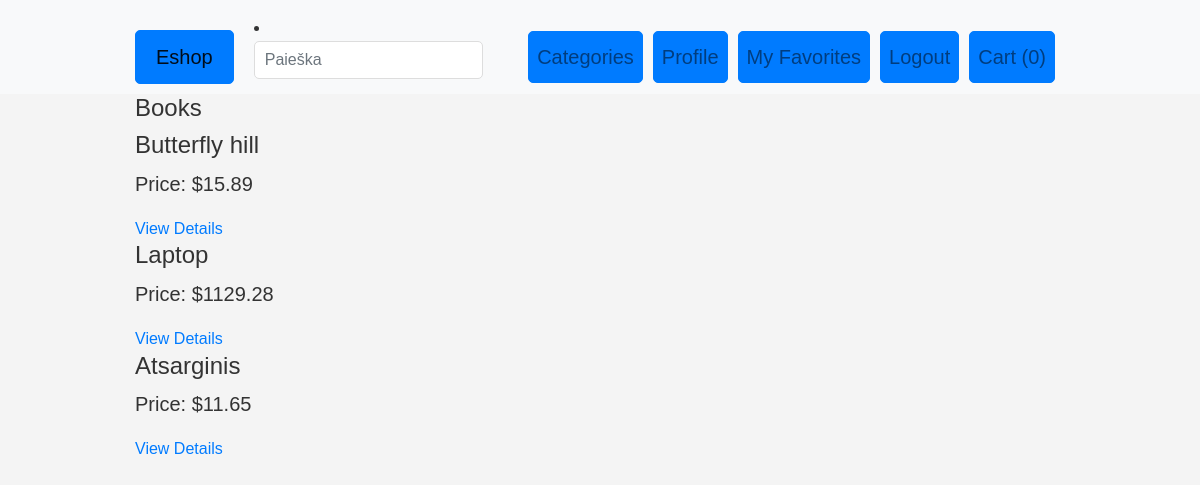
/category/1/ (signed in), run on the app's committed database.
### eshopas_app/models.py (models this page shows, shortened)
class Category(models.Model):
    name = models.CharField(max_length=100)
    type = models.SlugField(max_length=100, unique=True)
    description = models.TextField(blank=True)

class Product(models.Model):
    product_id = models.IntegerField(default=0)
    name = models.CharField(max_length=100)
    price = models.DecimalField(max_digits=10, decimal_places=2)
    category = models.ForeignKey(Category, on_delete=models.CASCADE, default=1)
    image = models.ImageField(upload_to='product_images/', blank=True, null=True)
    thumbnail = ImageSpecField(source='image', processors=[ResizeToFill(150, 200)], format='JPEG', options={'quality': 90})
    is_featured = models.BooleanField(default=True)
    stock = models.PositiveIntegerField(default=0)
    description = models.TextField(blank=True)
    favorites = models.ManyToManyField(User, related_name='favorites', blank=True)

### eshopas_app/views.py (the view)
# urls.py: path('category/<int:category_id>/', views.category_products, name='category_products'),
def category_products(request, category_id):
    category = get_object_or_404(Category, id=category_id)
    products = Product.objects.filter(category=category)
    return render(request, 'category_detail.html', {'category': category, 'products': products})

### eshopas_app/templatetags/myfilters.py (called while the page is built, shortened)
@register.filter
def cart_total(cart):
    if not cart:
        return 0

### eshopas_app/templates/category_detail.html (shortened to what this page needs)
{% extends 'base.html' %}
{% block content %}
  <h3>{{ category.name }}</h3>
  {% for product in products %}
    <div class="product">
      <h3>{{ product.name }}</h3>
      <p>Price: ${{ product.price }}</p>
  <a href="{% url 'product_detail' product.id %}">View Details</a>
    </div>
  {% endfor %}
{% endblock %}

### static/css/styles.css (style rules this page uses)
body { font-family: Arial, sans-serif; line-height: 1.6; color: #333; background-color: #f4f4f4; margin: 0; padding: 0; }
h3 { font-size: 24px; }
p { font-size: 20px; }

### data on the page
Category: name "Books"
Product: name "Butterfly hill", price "15.89"
Product: name "Laptop", price "1129.28"
Product: name "Atsarginis", price "11.65"

### other printed values
{{ request.session.cart|cart_total }} "0"
